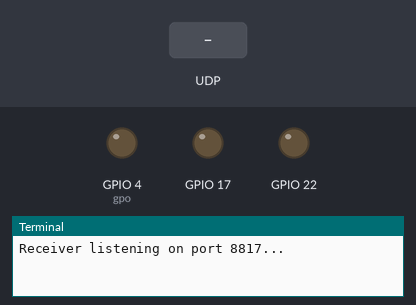
Recording of a program running on a simulated Raspberry Pi (BCM pin numbers). Shown: output pins drawn as LEDs (lit = HIGH), the last lines printed to the terminal. Inputs (shaded band) come from the test bench. The clock reads 2024-03-15 10:24:30 at power-on unless the program sets it.

Above: at 1.2 s.
1.3 s: UDP packet "light" arrives
At 2.1 s:
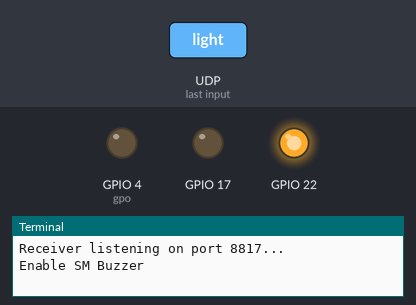
2.8 s: UDP packet "buzzer" arrives
At 3.3 s:
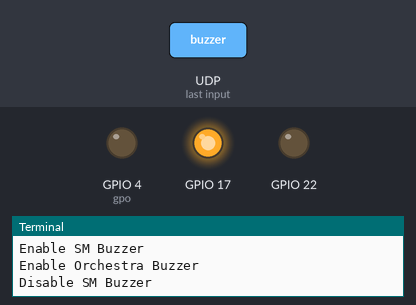
4.3 s: UDP packet "1" arrives
At 5.5 s:
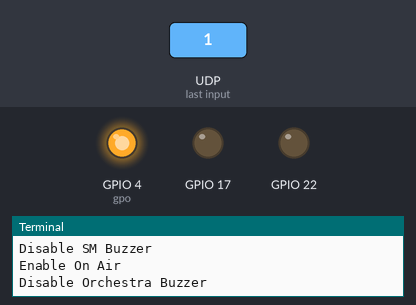
5.8 s: UDP packet "on" arrives
At 11.7 s:
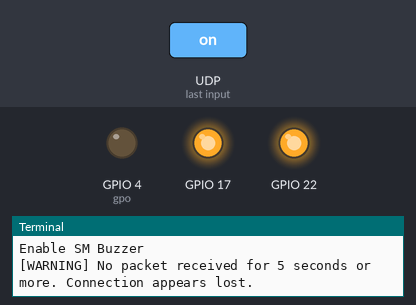
Timing chart, 0 to 17.8 s (numbered marks = the images above; inputs shaded):
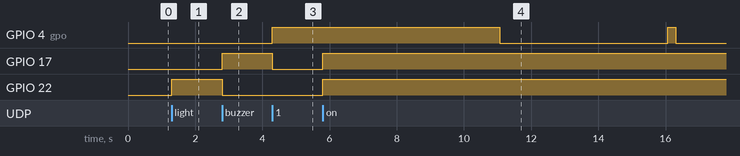

The program:

gpio-rcv.py
```python
#!/usr/bin/env python3
#
# gpio-rcv.py
#
# Receive a byte sent by gpio-xmit, and enable/disable RPi GPO pins according
# to the configuration in config.py
#
# TODO: Configure with python logging for more appropriate log output.
#

import socket
import time
from gpiozero import LED, Buzzer
import config


def is_bit_set(byte_val, bit_index):
    """
    Check if the bit at 'bit_index' (0 is least-significant) is set in 'byte_val'.

    :param byte_val: The byte value (0-255).
    :param bit_index: The bit index to check (0-7).
    :return: True if the bit is set; False otherwise.
    """
    if not (0 <= bit_index <= 7):
        raise ValueError("bit_index must be between 0 and 7")
    return bool(byte_val & (1 << bit_index))

def main():
    PORT = config.network_port
    BUFFER_SIZE = 1024
    pins = {}

    # configure RPi pins
    for bit, bit_config in enumerate(config.bit_config):
        if 'type' not in bit_config:
            print(f"Bit with no type at position {bit}: skipping")
            continue

        if bit_config['type'] == 'light':
            pins[bit] = LED(bit_config['gpo'], active_high=(True & bit_config['gpo_mode']), initial_value=(False & bit_config['gpo_mode']))
        elif bit_config['type'] == 'buzzer':
            pins[bit] = Buzzer(bit_config['gpo'], active_high=(True & bit_config['gpo_mode']), initial_value=(False & bit_config['gpo_mode']))
        else:
            print(f"Unknown bit type at position {bit}: {bit_config}")

    # Create a UDP socket and bind to all network interfaces.
    sock = socket.socket(socket.AF_INET, socket.SOCK_DGRAM)
    sock.bind(('', PORT))

    # Set a timeout to periodically check for heartbeat (in seconds).
    sock.settimeout(1)
    print(f"Receiver listening on port {PORT}...")

    last_received_time = time.time()
    connection_lost = False  # Flag to track heartbeat state
    reset_all = False # Reset all pins to received state regardless of current value

    try:
        while True:
            try:
                data, addr = sock.recvfrom(BUFFER_SIZE)
                if data:
                    # Extract the broadcast byte (assuming one byte is sent)
                    byte_val = data[0]

                    # If the connection was previously flagged as lost, announce reestablishment.
                    if connection_lost:
                        print(f"[INFO] Packet received from {addr}. Connection reestablished.")
                        connection_lost = False
                        reset_all = True

                    # Update the last received timestamp.
                    last_received_time = time.time()

                    ## Print the received byte in binary.
                    #print(f"Received byte: {byte_val:08b} from {addr}")

                    for bit, bit_config in enumerate(config.bit_config):
                        if is_bit_set(byte_val, bit):
                            if pins[bit].value == 1 and not reset_all:
                                continue
                            print(f"Enable {bit_config['name']}")
                            pins[bit].on()
                            #GPIO.output(bit_config['gpo'], True & bit_config['gpo_mode'])
                        else:
                            if pins[bit].value == 0 and not reset_all:
                                continue
                            print(f"Disable {bit_config['name']}")
                            pins[bit].off()
                            #GPIO.output(bit_config['gpo'], False & bit_config['gpo_mode'])

                    reset_all = False

                    ## Optionally, check and print the state of each bit.
                    #for bit in range(8):
                    #    state = "set" if is_bit_set(byte_val, bit) else "not set"
                    #    print(f"  Bit {bit}: {state}")
                    #print("-" * 40)

            except socket.timeout:
                # No packet received in this cycle. Check if we've exceeded 5 seconds.
                if time.time() - last_received_time >= config.timeout_secs and not connection_lost:
                    print("[WARNING] No packet received for 5 seconds or more. Connection appears lost.")
                    connection_lost = True
                    pins[0].blink(.25, 5, background=True)

    except KeyboardInterrupt:
        print("Receiver stopped by user.")

    finally:
        sock.close()

if __name__ == '__main__':
    main()
```

config.py
```python
# define pins and ports for gpio

# network port for GPIO xmit/rcv
network_port = 8817
# network port for on-air OSC receiver
onair_osc_port = 8001
# timeout for GPIO rcv, after which it will indicate loss of comms
timeout_secs = 5
# delay between heartbeat packets sent from GPIO xmit
heartbeat_secs = 1

# bit config is in order 0 - 7
# currently, there is no catch to skip empty bits
bit_config = [
    {
        'name': 'On Air',
        'type': 'light',
        'gpi': 4, # BCM pin number for gpio-xmit to monitor
        'gpo': 4, # BCM pin number for gpio-rcv to monitor
        'gpi_mode': 0, # goes LOW when active
        'gpo_mode': 1  # goes HIGH when active

    },
    {
        'name': 'Orchestra Buzzer',
        'type': 'buzzer',
        'gpo': 17,
        'gpo_mode': 1
    },
    {
        'name': 'SM Buzzer',
        'type': 'buzzer',
        'gpo': 22,
        'gpo_mode': 1
    }
]
```

Measured:
- after the input at 1.3 s, GPIO 22: LOW → HIGH at once
- after the input at 2.8 s, GPIO 17: LOW → HIGH at once; GPIO 22: HIGH → LOW at once
- after the input at 4.3 s, GPIO 4 (gpo): LOW → HIGH at once; GPIO 17: HIGH → LOW at once
- after the input at 5.8 s, GPIO 17, GPIO 22: LOW → HIGH at once
